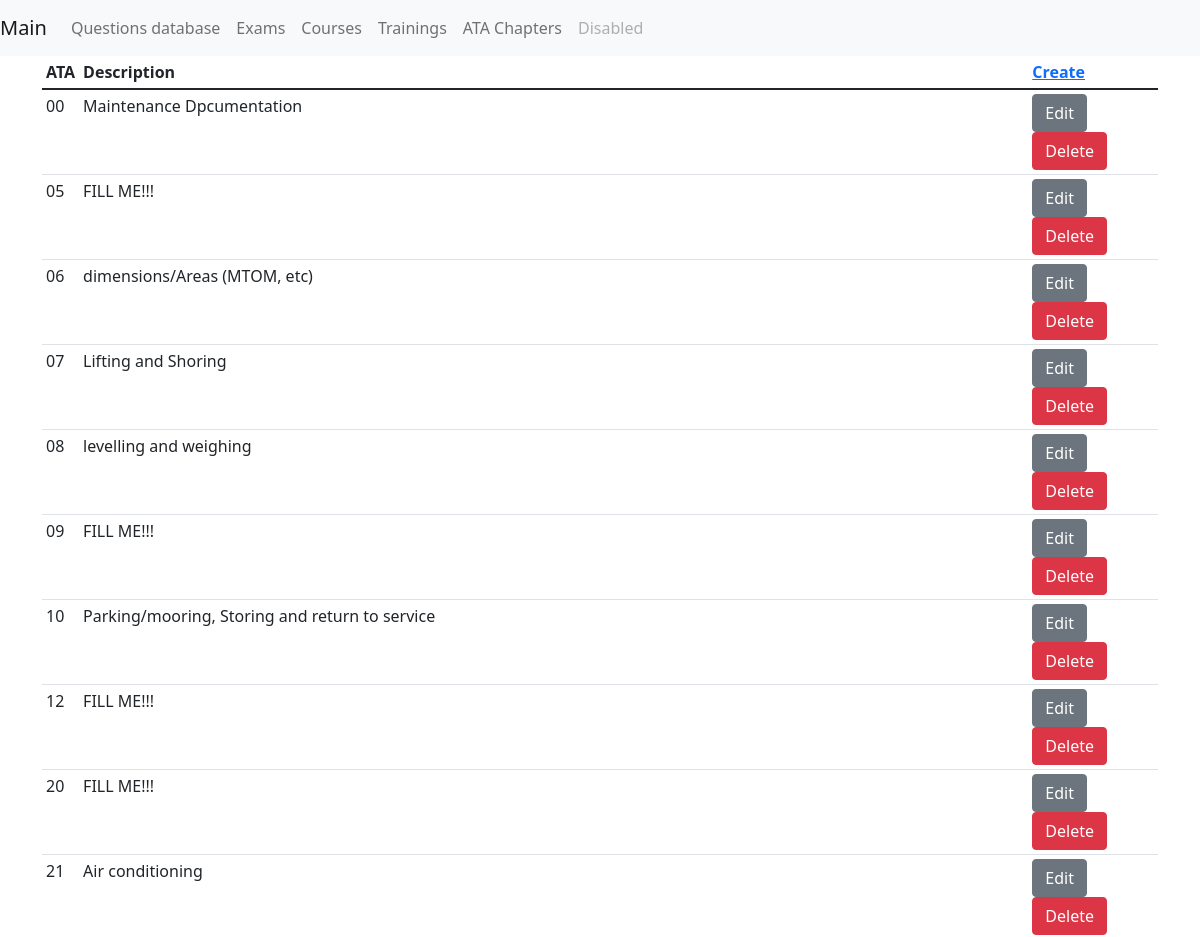
The app's page /mcq_gen/atas/ (upper part), older data.
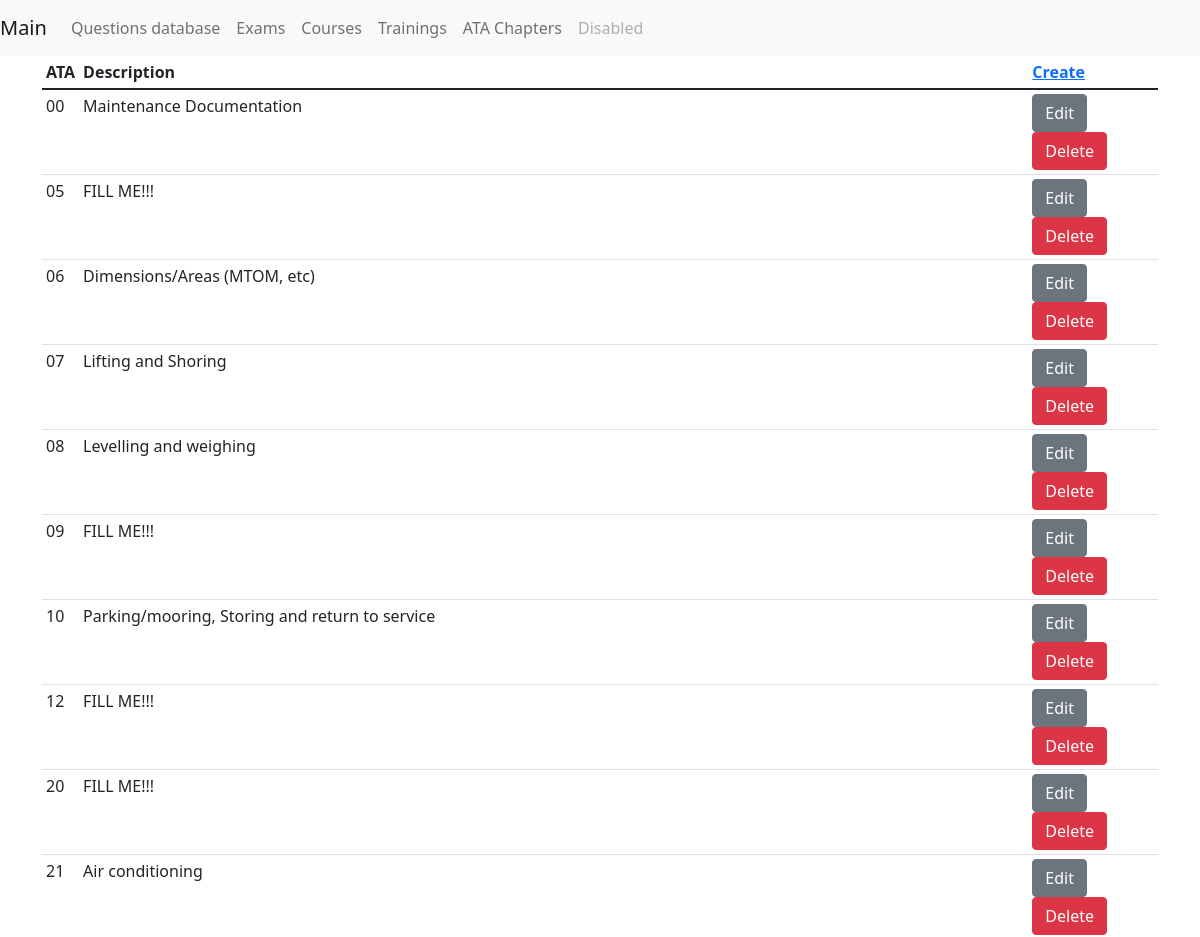
The same page, newer data.
### mcq_gen/models.py (models this page shows, shortened)
class BaseModel(models.Model):
    objects = models.Manager()
    class Meta:
        abstract = True

class AtaChapter(BaseModel):
    ata_digit = models.CharField(max_length=10)
    ata_description = models.CharField(max_length=300)

### mcq_gen/views.py (the view)
# urls.py: path('atas/', views.AtaChaptersListView.as_view(), name='atas_list'),
class AtaChaptersListView(ListView):
    model = services.AtaChapter

### mcq_gen/templates/mcq_gen/atachapter_list.html
{% extends 'base.html' %}
{% block content %}
    <table class="table table-sm">
        <thead>
            <th>ATA</th>
            <th>Description</th>
            <th>
                <a href="{% url 'ata_create' %}">Create</a>
            </th>
        </thead>
        <tbody>
            {% for ata in object_list|dictsort:"ata_digit" %}
                <tr>
                    <td>{{ ata.ata_digit }}</td>
                    <td>{{ ata.ata_description }}</td>
                    <td>
                        <a type="button"
                           class="btn btn-secondary"
                           href="{% url 'ata_update' ata.id %}">Edit</a>
                        <a type="button"
                           class="btn btn-danger"
                           href="{% url 'ata_delete' ata.id %}">Delete</a>
                    </td>
                </tr>
            {% endfor %}
        </tbody>
    </table>
{% endblock content %}

Row changes from the older to the newer data that the page shows:
changed AtaChapter: ata_description "Maintenance Dpcumentation" → "Maintenance Documentation"
changed AtaChapter: ata_description "dimensions/Areas (MTOM, etc)" → "Dimensions/Areas (MTOM, etc)"
changed AtaChapter: ata_description "levelling and weighing" → "Levelling and weighing"
